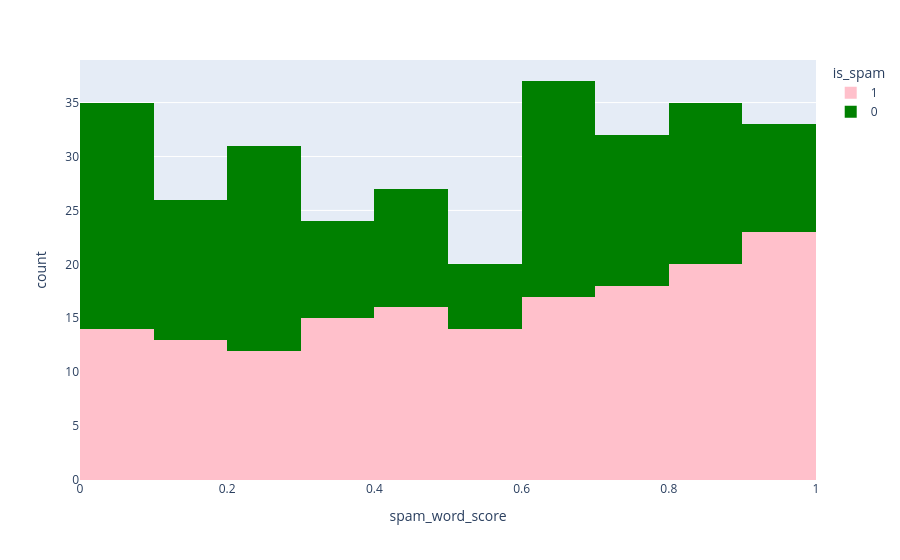

The notebook cell this image was saved under:
### Code cell
px.histogram(data_frame=df, x='spam_word_score', color='is_spam',color_discrete_sequence=['pink', 'green'])

### Figure 1 — Plotly figure (JSON) as saved in the notebook; plotly's stock layout.template omitted (floating-point values rounded to 4 significant figures; data arrays with more than 128 entries replaced by an {"elided": "..."} marker saying what was removed)
{"data": [{"bingroup": "x", "hovertemplate": "is_spam=1<br>spam_word_score=%{x}<br>count=%{y}<extra></extra>", "legendgroup": "1", "marker": {"color": "pink", "pattern": {"shape": ""}}, "name": "1", "orientation": "v", "showlegend": true, "type": "histogram", "x": {"elided": "162 float values"}, "xaxis": "x", "yaxis": "y"}, {"bingroup": "x", "hovertemplate": "is_spam=0<br>spam_word_score=%{x}<br>count=%{y}<extra></extra>", "legendgroup": "0", "marker": {"color": "green", "pattern": {"shape": ""}}, "name": "0", "orientation": "v", "showlegend": true, "type": "histogram", "x": {"elided": "138 float values"}, "xaxis": "x", "yaxis": "y"}], "layout": {"barmode": "relative", "legend": {"title": {"text": "is_spam"}, "tracegroupgap": 0}, "margin": {"t": 60}, "xaxis": {"anchor": "y", "domain": [0, 1], "title": {"text": "spam_word_score"}}, "yaxis": {"anchor": "x", "domain": [0, 1], "title": {"text": "count"}}}}
